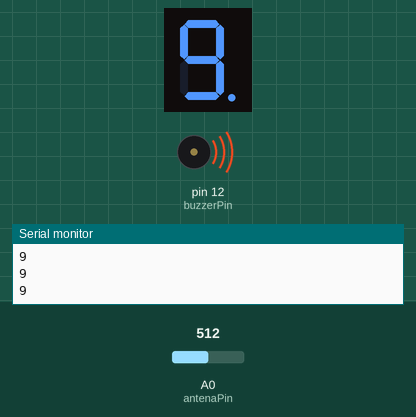
Simulated run of this sketch. Board: Arduino Uno, built with avr-gcc and run on an emulated ATmega328P. On the bench: 1-digit seven-segment display, buzzer (waves = sounding), the last lines printed to the serial monitor. Wiring (inferred from the names in the program): 1-digit 7-segment display, segments lit when HIGH: segments pin 2, pin 3, pin 4, pin 5, pin 6, pin 7, pin 8, pin 9. The inputs (shaded band) are chosen by the test bench; at power-on: A0 (antenaPin) = 512. The segment pins are drawn as the display they are named for.

Above: at 1.2 s.
1.3 s: A0 (antenaPin) set to 0
At 2.0 s:
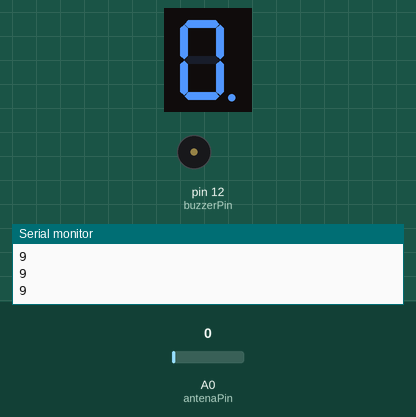
3.0 s: A0 (antenaPin) set to 122
At 3.15 s:
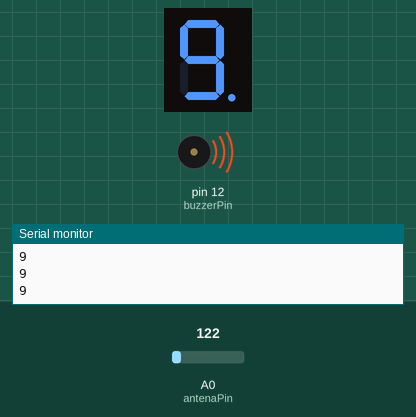
Timing chart, 0 to 6.0 s (numbered marks = the images above; inputs shaded):
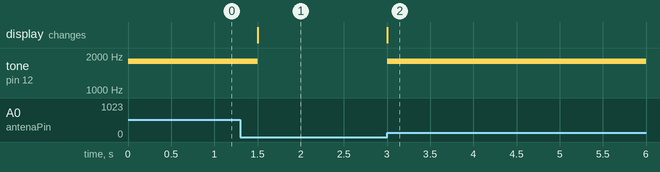

The sketch:

Hw3.ino
```cpp
const int pinA = 2;
const int pinB = 3;
const int pinC = 4;
const int pinD = 5;
const int pinE = 6;
const int pinF = 7;
const int pinG = 8;
const int pinDP = 9;
const int buzzerPin = 12;
const int antenaPin = A0;

const int segSize = 8;

int buzzerTone = 200;
int toneDelay = 300;

int antenaCatch = 0;


int segments[segSize] = {
  pinA, pinB, pinC, pinD, pinE, pinF, pinG, pinDP
};
bool dpState = HIGH;
int index  = 0;

const int noOfDigits = 10;

bool digitMatrix[noOfDigits][segSize] = {
 {1, 1, 1, 1, 1, 1, 0}, //0
 {0, 1, 1, 0, 0, 0, 0}, // 1
 {1, 1, 0, 1, 1, 0, 1}, // 2
 {1, 1, 1, 1, 0, 0, 1}, // 3
 {0, 1, 1, 0, 0, 1, 1}, // 4
 {1, 0, 1, 1, 0, 1, 1}, //5
 {1, 0, 1, 1, 1, 1, 1}, // 6
 {1, 1, 1, 0, 0, 0, 0}, // 7
 {1, 1, 1, 1, 1, 1, 1}, // 8
 {1, 1, 1, 1, 0, 1, 1}  // 9
};

void displayNumber(int digit, bool decimalPoint){
  for(int i = 0; i < segSize; i++){
    digitalWrite(segments[i], digitMatrix[digit][i]);
  }
  digitalWrite(pinDP, dpState);
}
void setup() {
  for( int i = 0; i < segSize; i++){
    pinMode(segments[i], OUTPUT);
  }
  pinMode(buzzerPin, OUTPUT);
  pinMode(antenaPin, INPUT);
  Serial.begin(9600);
}

void loop() {
 antenaCatch = analogRead(antenaPin);
 if (antenaCatch >= 1){
  antenaCatch = constrain(antenaCatch, 1, 9);
  Serial.println(antenaCatch);
  tone(buzzerPin, antenaCatch * buzzerTone, toneDelay);
  displayNumber(antenaCatch, dpState);
 }
 else{
  displayNumber(0, dpState);
 }
 delay(300);
}
```

Measured:
- after the input at 1.3 s, tone on pin 12 (buzzerPin): 1800 Hz → silent after 0.20 s; the display: changes after 0.20 s (image 1)
- after the input at 3.0 s, tone on pin 12 (buzzerPin): silent → 1800 Hz at once; the display: changes at once (image 2)
